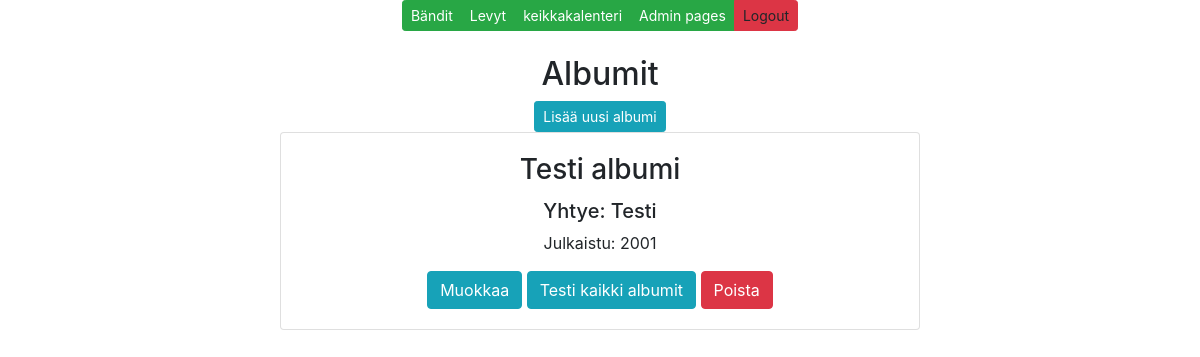
/albums/, run on an earlier commit of the app's database.
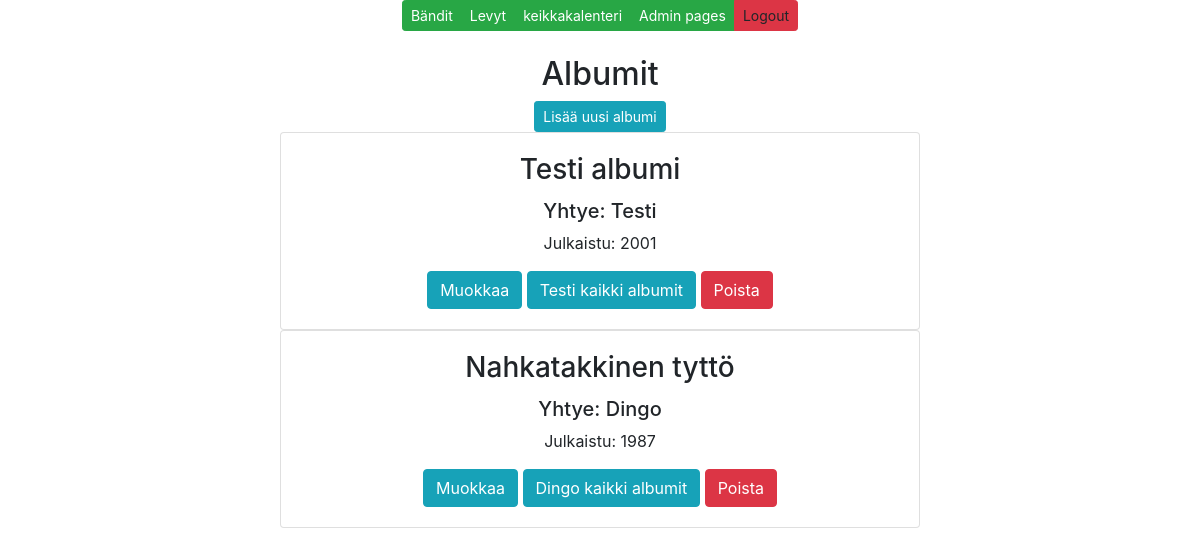
And on a later commit of the database.
### app/models.py (models this page shows, shortened)
class Album(models.Model):
    name = models.CharField(max_length=50, default='Unknown')
    band = models.ForeignKey(Band, on_delete=models.CASCADE)
    year = models.IntegerField()

class Band(models.Model):
    name = models.CharField(max_length=50, default='Unknown')
    country = models.CharField(max_length=50, default='Unknown')
    genre = models.CharField(max_length=50, default='Unknown')
    year = models.IntegerField()

### app/views.py (the view)
# urls.py: path('albums/', albumlistview),
def albumlistview(request):
    albumlist = Album.objects.all()
    bandlist = Band.objects.all()
    context = {'albums': albumlist, 'band': bandlist}
    return render(request, "albumlist.html", context)

### app/templates/albumlist.html (shortened to what this page needs)
{% extends 'index.html' %}
{% block content %}
<br />
<br />
<h2>Albumit</h2>
<button id="add-btn" class="btn btn-info btn-sm" onclick="showaddform()">Lisää uusi albumi</button>
{% for a in albums %}
<div class="card" style="width: 40rem;">
    <div class="card-body">
        <h3 class="card-title">{{a.name}} </h3>
        <h5 class="card-text">Yhtye: {{a.band.name}}</h5>
        <p class="card-text">Julkaistu: {{a.year}} </p>
        <a href="/edit-album-get/{{a.id}}/" class="btn btn-info">Muokkaa</a>
        <a href="/albums-by-band/{{a.band.id}}/" class="btn btn-info">{{a.band.name}} kaikki
            albumit</a>
        <a href="/confirm-delete-album/{{a.id}}/" class="btn btn-danger">Poista</a>
    </div>
</div>
{% empty %}
<div class="card" style="width: 50rem;">
    <div class="card-body">
        <p class="card-text">Yhtään albumia ei löytynyt </p>
    </div>
</div>
{%endfor%}
{% endblock %}

What changed in the data, as far as the page shows it:
added Album: name "Nahkatakkinen tyttö", band.name "Dingo", year "1987"
